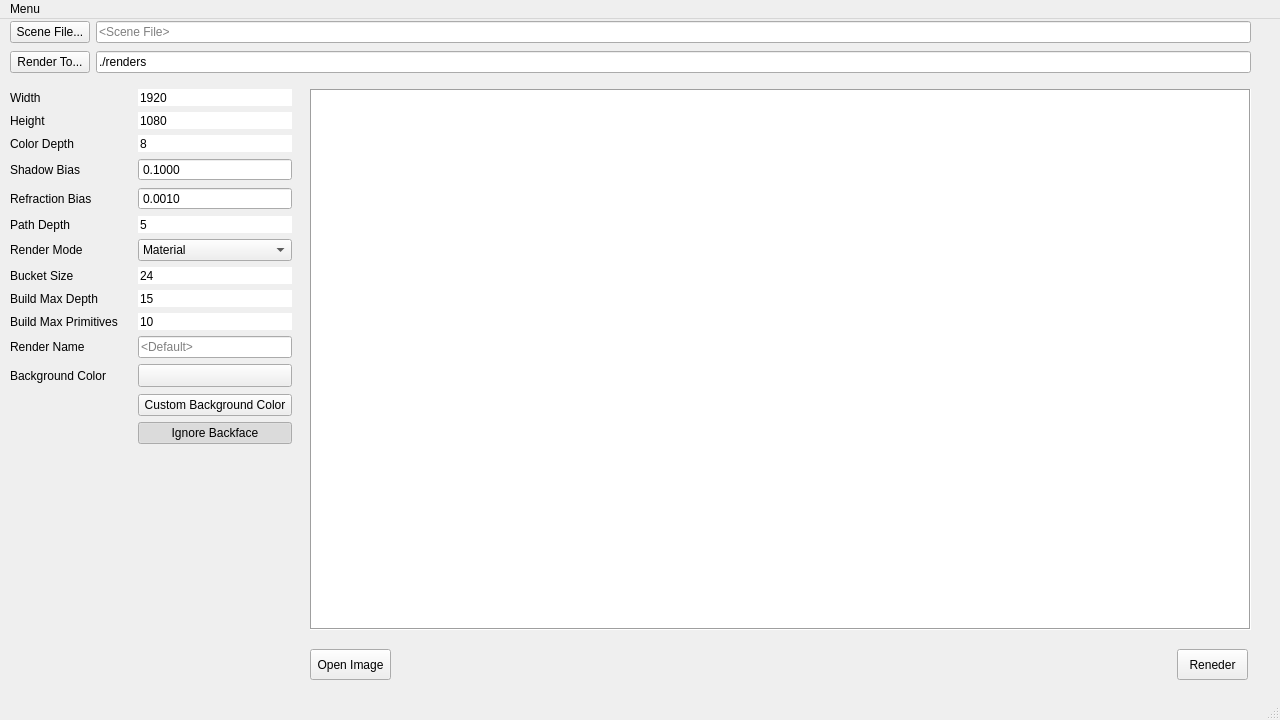
<?xml version="1.0" encoding="UTF-8"?>
<ui version="4.0">
 <class>RayTracer</class>
 <widget class="QMainWindow" name="RayTracer">
  <property name="geometry">
   <rect>
    <x>0</x>
    <y>0</y>
    <width>1280</width>
    <height>720</height>
   </rect>
  </property>
  <property name="minimumSize">
   <size>
    <width>1280</width>
    <height>720</height>
   </size>
  </property>
  <property name="maximumSize">
   <size>
    <width>1280</width>
    <height>720</height>
   </size>
  </property>
  <property name="windowTitle">
   <string>RayTracer</string>
  </property>
  <widget class="QWidget" name="centralwidget">
   <widget class="QWidget" name="formLayoutWidget">
    <property name="geometry">
     <rect>
      <x>10</x>
      <y>70</y>
      <width>282</width>
      <height>387</height>
     </rect>
    </property>
    <layout class="QFormLayout" name="mainSettings">
     <property name="fieldGrowthPolicy">
      <enum>QFormLayout::FieldGrowthPolicy::AllNonFixedFieldsGrow</enum>
     </property>
     <property name="horizontalSpacing">
      <number>20</number>
     </property>
     <property name="verticalSpacing">
      <number>6</number>
     </property>
     <property name="leftMargin">
      <number>0</number>
     </property>
     <item row="0" column="0">
      <widget class="QLabel" name="resWidthLabel">
       <property name="toolTip">
        <string>The width of the resulting image in pixels.</string>
       </property>
       <property name="text">
        <string>Width</string>
       </property>
      </widget>
     </item>
     <item row="0" column="1">
      <widget class="QSpinBox" name="resWidthSpin">
       <property name="toolTip">
        <string>The width of the resulting image in pixels.</string>
       </property>
       <property name="wrapping">
        <bool>false</bool>
       </property>
       <property name="frame">
        <bool>false</bool>
       </property>
       <property name="buttonSymbols">
        <enum>QAbstractSpinBox::ButtonSymbols::NoButtons</enum>
       </property>
       <property name="showGroupSeparator" stdset="0">
        <bool>false</bool>
       </property>
       <property name="minimum">
        <number>2</number>
       </property>
       <property name="maximum">
        <number>20000</number>
       </property>
       <property name="value">
        <number>1920</number>
       </property>
       <property name="displayIntegerBase">
        <number>10</number>
       </property>
      </widget>
     </item>
     <item row="1" column="0">
      <widget class="QLabel" name="resHeightLabel">
       <property name="toolTip">
        <string>The height of the resulting image in pixels.</string>
       </property>
       <property name="text">
        <string>Height</string>
       </property>
      </widget>
     </item>
     <item row="1" column="1">
      <widget class="QSpinBox" name="resHeightSpin">
       <property name="toolTip">
        <string>The height of the resulting image in pixels.</string>
       </property>
       <property name="wrapping">
        <bool>false</bool>
       </property>
       <property name="frame">
        <bool>false</bool>
       </property>
       <property name="buttonSymbols">
        <enum>QAbstractSpinBox::ButtonSymbols::NoButtons</enum>
       </property>
       <property name="showGroupSeparator" stdset="0">
        <bool>false</bool>
       </property>
       <property name="minimum">
        <number>2</number>
       </property>
       <property name="maximum">
        <number>20000</number>
       </property>
       <property name="value">
        <number>1080</number>
       </property>
       <property name="displayIntegerBase">
        <number>10</number>
       </property>
      </widget>
     </item>
     <item row="2" column="0">
      <widget class="QLabel" name="colorDepthLabel">
       <property name="toolTip">
        <string>Color precision. The higher the color depth - the more color nuances will be produced. Defaults to 8-bit color, which makes each color component have a maximum value of 255, for a total of 16,777,216 colors.</string>
       </property>
       <property name="text">
        <string>Color Depth</string>
       </property>
      </widget>
     </item>
     <item row="2" column="1">
      <widget class="QSpinBox" name="colorDepthSpin">
       <property name="toolTip">
        <string>Color precision. The higher the color depth - the more color nuances will be produced. Defaults to 8-bit color, which makes each color component have a maximum value of 255, for a total of 16,777,216 colors. Currently not set up.</string>
       </property>
       <property name="wrapping">
        <bool>false</bool>
       </property>
       <property name="frame">
        <bool>false</bool>
       </property>
       <property name="readOnly">
        <bool>true</bool>
       </property>
       <property name="buttonSymbols">
        <enum>QAbstractSpinBox::ButtonSymbols::NoButtons</enum>
       </property>
       <property name="showGroupSeparator" stdset="0">
        <bool>false</bool>
       </property>
       <property name="minimum">
        <number>2</number>
       </property>
       <property name="maximum">
        <number>24</number>
       </property>
       <property name="value">
        <number>8</number>
       </property>
       <property name="displayIntegerBase">
        <number>10</number>
       </property>
      </widget>
     </item>
     <item row="3" column="0">
      <widget class="QLabel" name="shadowBiasLabel">
       <property name="toolTip">
        <string>Precision fix for shadow rays. Use for correcting shadow artifacts when rendering diffuse objects.</string>
       </property>
       <property name="text">
        <string>Shadow Bias</string>
       </property>
      </widget>
     </item>
     <item row="3" column="1">
      <widget class="QDoubleSpinBox" name="shadowBiasSpin">
       <property name="toolTip">
        <string>Precision fix for shadow rays. Use for correcting shadow artifacts when rendering diffuse objects.</string>
       </property>
       <property name="buttonSymbols">
        <enum>QAbstractSpinBox::ButtonSymbols::NoButtons</enum>
       </property>
       <property name="decimals">
        <number>4</number>
       </property>
       <property name="maximum">
        <double>1.000000000000000</double>
       </property>
       <property name="singleStep">
        <double>0.010000000000000</double>
       </property>
       <property name="value">
        <double>0.100000000000000</double>
       </property>
      </widget>
     </item>
     <item row="4" column="0">
      <widget class="QLabel" name="refractBiasLabel">
       <property name="toolTip">
        <string>Precision fix for refraction rays. Use for correcting refraction artifacts when rendering semi-transparent objects.</string>
       </property>
       <property name="text">
        <string>Refraction Bias</string>
       </property>
      </widget>
     </item>
     <item row="4" column="1">
      <widget class="QDoubleSpinBox" name="refractBiasSpin">
       <property name="toolTip">
        <string>Precision fix for refraction rays. Use for correcting refraction artifacts when rendering semi-transparent objects.</string>
       </property>
       <property name="buttonSymbols">
        <enum>QAbstractSpinBox::ButtonSymbols::NoButtons</enum>
       </property>
       <property name="decimals">
        <number>4</number>
       </property>
       <property name="maximum">
        <double>1.000000000000000</double>
       </property>
       <property name="singleStep">
        <double>0.010000000000000</double>
       </property>
       <property name="value">
        <double>0.001000000000000</double>
       </property>
      </widget>
     </item>
     <item row="5" column="0">
      <widget class="QLabel" name="pathDepthLabel">
       <property name="toolTip">
        <string>The number of times a ray can be reflected or refracted before it stops calculating.</string>
       </property>
       <property name="text">
        <string>Path Depth</string>
       </property>
      </widget>
     </item>
     <item row="5" column="1">
      <widget class="QSpinBox" name="pathDepthSpin">
       <property name="toolTip">
        <string>The number of times a ray can be reflected or refracted before it stops calculating.</string>
       </property>
       <property name="wrapping">
        <bool>false</bool>
       </property>
       <property name="frame">
        <bool>false</bool>
       </property>
       <property name="buttonSymbols">
        <enum>QAbstractSpinBox::ButtonSymbols::NoButtons</enum>
       </property>
       <property name="showGroupSeparator" stdset="0">
        <bool>false</bool>
       </property>
       <property name="minimum">
        <number>2</number>
       </property>
       <property name="maximum">
        <number>100</number>
       </property>
       <property name="value">
        <number>5</number>
       </property>
       <property name="displayIntegerBase">
        <number>10</number>
       </property>
      </widget>
     </item>
     <item row="6" column="0">
      <widget class="QLabel" name="renderModeLabel">
       <property name="toolTip">
        <string>The number of times a ray can be reflected or refracted before it stops calculating.</string>
       </property>
       <property name="text">
        <string>Render Mode</string>
       </property>
      </widget>
     </item>
     <item row="6" column="1">
      <widget class="QComboBox" name="renderModeCombo">
       <property name="contextMenuPolicy">
        <enum>Qt::ContextMenuPolicy::PreventContextMenu</enum>
       </property>
       <property name="toolTip">
        <string>Choose how the rendered image would look like.</string>
       </property>
       <property name="currentIndex">
        <number>0</number>
       </property>
       <item>
        <property name="text">
         <string>Material</string>
        </property>
       </item>
       <item>
        <property name="text">
         <string>Random Mesh Color</string>
        </property>
       </item>
       <item>
        <property name="text">
         <string>Random Triangle Color</string>
        </property>
       </item>
       <item>
        <property name="text">
         <string>Barycentric Coordinates</string>
        </property>
       </item>
       <item>
        <property name="text">
         <string>Normals</string>
        </property>
       </item>
       <item>
        <property name="text">
         <string>Shaded Normals</string>
        </property>
       </item>
      </widget>
     </item>
     <item row="7" column="0">
      <widget class="QLabel" name="bucketSizeLabel">
       <property name="toolTip">
        <string>The size of each render bucket. Defaults to 24x24 pixels.</string>
       </property>
       <property name="text">
        <string>Bucket Size</string>
       </property>
      </widget>
     </item>
     <item row="7" column="1">
      <widget class="QSpinBox" name="bucketSizeSpin">
       <property name="toolTip">
        <string>The size of each render bucket. Defaults to 24x24 pixels.</string>
       </property>
       <property name="wrapping">
        <bool>false</bool>
       </property>
       <property name="frame">
        <bool>false</bool>
       </property>
       <property name="buttonSymbols">
        <enum>QAbstractSpinBox::ButtonSymbols::NoButtons</enum>
       </property>
       <property name="showGroupSeparator" stdset="0">
        <bool>false</bool>
       </property>
       <property name="minimum">
        <number>2</number>
       </property>
       <property name="maximum">
        <number>1000</number>
       </property>
       <property name="value">
        <number>24</number>
       </property>
       <property name="displayIntegerBase">
        <number>10</number>
       </property>
      </widget>
     </item>
     <item row="8" column="0">
      <widget class="QLabel" name="accTreeMaxDepthLabel">
       <property name="toolTip">
        <string>The maximum depth for building an acceleration tree (KD or BVH). Defaults to 15.</string>
       </property>
       <property name="text">
        <string>Build Max Depth</string>
       </property>
      </widget>
     </item>
     <item row="8" column="1">
      <widget class="QSpinBox" name="accTreeMaxDepthSpin">
       <property name="toolTip">
        <string>The maximum depth for building an acceleration tree (KD or BVH). Defaults to 15.</string>
       </property>
       <property name="wrapping">
        <bool>false</bool>
       </property>
       <property name="frame">
        <bool>false</bool>
       </property>
       <property name="buttonSymbols">
        <enum>QAbstractSpinBox::ButtonSymbols::NoButtons</enum>
       </property>
       <property name="showGroupSeparator" stdset="0">
        <bool>false</bool>
       </property>
       <property name="minimum">
        <number>1</number>
       </property>
       <property name="maximum">
        <number>30</number>
       </property>
       <property name="value">
        <number>15</number>
       </property>
       <property name="displayIntegerBase">
        <number>10</number>
       </property>
      </widget>
     </item>
     <item row="9" column="0">
      <widget class="QLabel" name="maxAABBTriCountLabel">
       <property name="toolTip">
        <string>The maximum number of triangles a single node of the acceleration tree can hold. Defaults to 10.</string>
       </property>
       <property name="text">
        <string>Build Max Primitives</string>
       </property>
      </widget>
     </item>
     <item row="9" column="1">
      <widget class="QSpinBox" name="maxAABBTriCountSpin">
       <property name="toolTip">
        <string>The maximum number of triangles a single node of the acceleration tree can hold. Defaults to 10.</string>
       </property>
       <property name="wrapping">
        <bool>false</bool>
       </property>
       <property name="frame">
        <bool>false</bool>
       </property>
       <property name="buttonSymbols">
        <enum>QAbstractSpinBox::ButtonSymbols::NoButtons</enum>
       </property>
       <property name="showGroupSeparator" stdset="0">
        <bool>false</bool>
       </property>
       <property name="minimum">
        <number>1</number>
       </property>
       <property name="maximum">
        <number>50</number>
       </property>
       <property name="value">
        <number>10</number>
       </property>
       <property name="displayIntegerBase">
        <number>10</number>
       </property>
      </widget>
     </item>
     <item row="13" column="1">
      <widget class="QPushButton" name="ignoreBackfaceBtn">
       <property name="toolTip">
        <string>Should the back faces of the triangles be rendered or ignored.</string>
       </property>
       <property name="text">
        <string>Ignore Backface</string>
       </property>
       <property name="checkable">
        <bool>true</bool>
       </property>
       <property name="checked">
        <bool>true</bool>
       </property>
       <property name="flat">
        <bool>false</bool>
       </property>
      </widget>
     </item>
     <item row="10" column="0">
      <widget class="QLabel" name="rendNameLabel">
       <property name="toolTip">
        <string>The name of the rendered image. If not set, it will use the name of the scene file.</string>
       </property>
       <property name="text">
        <string>Render Name</string>
       </property>
      </widget>
     </item>
     <item row="10" column="1">
      <widget class="QLineEdit" name="rendNameEntry">
       <property name="toolTip">
        <string>The name of the rendered image. If not set, it will use the name of the scene file.</string>
       </property>
       <property name="text">
        <string/>
       </property>
       <property name="placeholderText">
        <string>&lt;Default&gt;</string>
       </property>
      </widget>
     </item>
     <item row="11" column="0">
      <widget class="QLabel" name="colorPreviewLabel">
       <property name="minimumSize">
        <size>
         <width>24</width>
         <height>24</height>
        </size>
       </property>
       <property name="toolTip">
        <string>The background color for the rendered image.</string>
       </property>
       <property name="frameShape">
        <enum>QFrame::Shape::NoFrame</enum>
       </property>
       <property name="text">
        <string>Background Color</string>
       </property>
      </widget>
     </item>
     <item row="11" column="1">
      <widget class="QToolButton" name="colorPickerBtn">
       <property name="sizePolicy">
        <sizepolicy hsizetype="Minimum" vsizetype="Fixed">
         <horstretch>0</horstretch>
         <verstretch>0</verstretch>
        </sizepolicy>
       </property>
       <property name="cursor">
        <cursorShape>PointingHandCursor</cursorShape>
       </property>
       <property name="toolTip">
        <string>Click to select a color</string>
       </property>
       <property name="autoFillBackground">
        <bool>false</bool>
       </property>
       <property name="styleSheet">
        <string notr="true"/>
       </property>
       <property name="text">
        <string/>
       </property>
       <property name="checkable">
        <bool>false</bool>
       </property>
       <property name="checked">
        <bool>false</bool>
       </property>
       <property name="autoRepeat">
        <bool>false</bool>
       </property>
       <property name="autoExclusive">
        <bool>false</bool>
       </property>
       <property name="toolButtonStyle">
        <enum>Qt::ToolButtonStyle::ToolButtonIconOnly</enum>
       </property>
       <property name="autoRaise">
        <bool>false</bool>
       </property>
       <property name="arrowType">
        <enum>Qt::ArrowType::NoArrow</enum>
       </property>
      </widget>
     </item>
     <item row="12" column="1">
      <widget class="QPushButton" name="overrideBGColorBtn">
       <property name="toolTip">
        <string>Should the back faces of the triangles be rendered or ignored.</string>
       </property>
       <property name="text">
        <string>Custom Background Color</string>
       </property>
       <property name="checkable">
        <bool>true</bool>
       </property>
       <property name="checked">
        <bool>false</bool>
       </property>
       <property name="default">
        <bool>false</bool>
       </property>
       <property name="flat">
        <bool>false</bool>
       </property>
      </widget>
     </item>
    </layout>
   </widget>
   <widget class="QWidget" name="horizontalLayoutWidget">
    <property name="geometry">
     <rect>
      <x>10</x>
      <y>0</y>
      <width>1241</width>
      <height>26</height>
     </rect>
    </property>
    <layout class="QHBoxLayout" name="horizontalLayout">
     <item>
      <widget class="QPushButton" name="sceneFileBtn">
       <property name="toolTip">
        <string>Choose a scene file to be processed and rendered.</string>
       </property>
       <property name="text">
        <string>Scene File...</string>
       </property>
      </widget>
     </item>
     <item>
      <widget class="QLineEdit" name="sceneFileEntry">
       <property name="toolTip">
        <string>The scene file to be processed and rendered.</string>
       </property>
       <property name="text">
        <string/>
       </property>
       <property name="placeholderText">
        <string>&lt;Scene File&gt;</string>
       </property>
      </widget>
     </item>
    </layout>
   </widget>
   <widget class="QPushButton" name="renderBtn">
    <property name="geometry">
     <rect>
      <x>1177</x>
      <y>630</y>
      <width>71</width>
      <height>31</height>
     </rect>
    </property>
    <property name="text">
     <string>Reneder</string>
    </property>
   </widget>
   <widget class="QWidget" name="horizontalLayoutWidget_2">
    <property name="geometry">
     <rect>
      <x>10</x>
      <y>30</y>
      <width>1241</width>
      <height>26</height>
     </rect>
    </property>
    <layout class="QHBoxLayout" name="horizontalLayout_2">
     <item>
      <widget class="QPushButton" name="saveDirBtn">
       <property name="toolTip">
        <string>Choose a directory to output the rendered image.</string>
       </property>
       <property name="text">
        <string>Render To...</string>
       </property>
      </widget>
     </item>
     <item>
      <widget class="QLineEdit" name="saveDirEntry">
       <property name="toolTip">
        <string>The directory to output the rendered image.</string>
       </property>
       <property name="text">
        <string>./renders</string>
       </property>
       <property name="placeholderText">
        <string/>
       </property>
      </widget>
     </item>
    </layout>
   </widget>
   <widget class="QWidget" name="verticalLayoutWidget">
    <property name="geometry">
     <rect>
      <x>310</x>
      <y>70</y>
      <width>941</width>
      <height>541</height>
     </rect>
    </property>
    <layout class="QVBoxLayout" name="viewportLayout">
     <item>
      <widget class="QGraphicsView" name="qViewport">
       <property name="frameShape">
        <enum>QFrame::Shape::Box</enum>
       </property>
      </widget>
     </item>
    </layout>
   </widget>
   <widget class="QPushButton" name="openImgBtn">
    <property name="geometry">
     <rect>
      <x>310</x>
      <y>630</y>
      <width>81</width>
      <height>31</height>
     </rect>
    </property>
    <property name="text">
     <string>Open Image</string>
    </property>
   </widget>
   <widget class="QPushButton" name="zoomResetBtn">
    <property name="geometry">
     <rect>
      <x>1210</x>
      <y>80</y>
      <width>31</width>
      <height>31</height>
     </rect>
    </property>
    <property name="text">
     <string/>
    </property>
    <property name="icon">
     <iconset theme="QIcon::ThemeIcon::ViewFullscreen"/>
    </property>
    <property name="flat">
     <bool>true</bool>
    </property>
   </widget>
   <widget class="QPushButton" name="nextImgBtn">
    <property name="geometry">
     <rect>
      <x>780</x>
      <y>610</y>
      <width>31</width>
      <height>31</height>
     </rect>
    </property>
    <property name="text">
     <string/>
    </property>
    <property name="icon">
     <iconset theme="QIcon::ThemeIcon::GoNext"/>
    </property>
    <property name="flat">
     <bool>true</bool>
    </property>
   </widget>
   <widget class="QPushButton" name="prevImgBtn">
    <property name="geometry">
     <rect>
      <x>750</x>
      <y>610</y>
      <width>31</width>
      <height>31</height>
     </rect>
    </property>
    <property name="text">
     <string/>
    </property>
    <property name="icon">
     <iconset theme="QIcon::ThemeIcon::GoPrevious"/>
    </property>
    <property name="flat">
     <bool>true</bool>
    </property>
   </widget>
  </widget>
  <widget class="QMenuBar" name="menubar">
   <property name="geometry">
    <rect>
     <x>0</x>
     <y>0</y>
     <width>1280</width>
     <height>33</height>
    </rect>
   </property>
   <widget class="QMenu" name="menuMenu">
    <property name="title">
     <string>Menu</string>
    </property>
    <addaction name="actionRender"/>
    <addaction name="separator"/>
    <addaction name="actionExit"/>
   </widget>
   <addaction name="menuMenu"/>
  </widget>
  <widget class="QStatusBar" name="statusbar"/>
  <action name="actionRender">
   <property name="text">
    <string>Render</string>
   </property>
  </action>
  <action name="actionExit">
   <property name="text">
    <string>Exit</string>
   </property>
  </action>
 </widget>
 <resources/>
 <connections/>
</ui>
